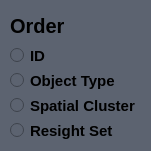
                   <widget class="QFrame" name="frame_33">
                    <property name="geometry">
                     <rect>
                      <x>10</x>
                      <y>550</y>
                      <width>151</width>
                      <height>151</height>
                     </rect>
                    </property>
                    <property name="styleSheet">
                     <string notr="true">background-color: rgb(92, 99, 112);border-radius:10px;</string>
                    </property>
                    <property name="frameShape">
                     <enum>QFrame::Shape::StyledPanel</enum>
                    </property>
                    <property name="frameShadow">
                     <enum>QFrame::Shadow::Raised</enum>
                    </property>
                    <layout class="QVBoxLayout" name="verticalLayout_13">
                     <property name="leftMargin">
                      <number>10</number>
                     </property>
                     <item>
                      <widget class="QLabel" name="label_34">
                       <property name="font">
                        <font>
                         <pointsize>15</pointsize>
                         <bold>true</bold>
                        </font>
                       </property>
                       <property name="text">
                        <string notr="true">Order</string>
                       </property>
                      </widget>
                     </item>
                     <item>
                      <widget class="QRadioButton" name="gallery_btn_order_id">
                       <property name="enabled">
                        <bool>true</bool>
                       </property>
                       <property name="font">
                        <font>
                         <family>Segoe UI</family>
                         <pointsize>11</pointsize>
                         <bold>true</bold>
                        </font>
                       </property>
                       <property name="focusPolicy">
                        <enum>Qt::FocusPolicy::NoFocus</enum>
                       </property>
                       <property name="text">
                        <string notr="true">ID</string>
                       </property>
                       <property name="checkable">
                        <bool>true</bool>
                       </property>
                       <property name="checked">
                        <bool>false</bool>
                       </property>
                       <property name="autoExclusive">
                        <bool>false</bool>
                       </property>
                       <attribute name="buttonGroup">
                        <string notr="true">buttonGroup_gallery_order</string>
                       </attribute>
                      </widget>
                     </item>
                     <item>
                      <widget class="QRadioButton" name="gallery_btn_order_object_type">
                       <property name="enabled">
                        <bool>true</bool>
                       </property>
                       <property name="font">
                        <font>
                         <family>Segoe UI</family>
                         <pointsize>11</pointsize>
                         <bold>true</bold>
                        </font>
                       </property>
                       <property name="focusPolicy">
                        <enum>Qt::FocusPolicy::NoFocus</enum>
                       </property>
                       <property name="text">
                        <string notr="true">Object Type</string>
                       </property>
                       <property name="checkable">
                        <bool>true</bool>
                       </property>
                       <property name="checked">
                        <bool>false</bool>
                       </property>
                       <property name="autoExclusive">
                        <bool>false</bool>
                       </property>
                       <attribute name="buttonGroup">
                        <string notr="true">buttonGroup_gallery_order</string>
                       </attribute>
                      </widget>
                     </item>
                     <item>
                      <widget class="QRadioButton" name="gallery_btn_order_area">
                       <property name="enabled">
                        <bool>true</bool>
                       </property>
                       <property name="font">
                        <font>
                         <family>Segoe UI</family>
                         <pointsize>11</pointsize>
                         <bold>true</bold>
                        </font>
                       </property>
                       <property name="focusPolicy">
                        <enum>Qt::FocusPolicy::NoFocus</enum>
                       </property>
                       <property name="text">
                        <string notr="true">Spatial Cluster</string>
                       </property>
                       <property name="checkable">
                        <bool>true</bool>
                       </property>
                       <property name="checked">
                        <bool>false</bool>
                       </property>
                       <property name="autoExclusive">
                        <bool>false</bool>
                       </property>
                       <attribute name="buttonGroup">
                        <string notr="true">buttonGroup_gallery_order</string>
                       </attribute>
                      </widget>
                     </item>
                     <item>
                      <widget class="QRadioButton" name="gallery_btn_order_resight">
                       <property name="enabled">
                        <bool>true</bool>
                       </property>
                       <property name="font">
                        <font>
                         <family>Segoe UI</family>
                         <pointsize>11</pointsize>
                         <bold>true</bold>
                        </font>
                       </property>
                       <property name="focusPolicy">
                        <enum>Qt::FocusPolicy::NoFocus</enum>
                       </property>
                       <property name="text">
                        <string notr="true">Resight Set</string>
                       </property>
                       <property name="checkable">
                        <bool>true</bool>
                       </property>
                       <property name="checked">
                        <bool>false</bool>
                       </property>
                       <property name="autoExclusive">
                        <bool>false</bool>
                       </property>
                       <attribute name="buttonGroup">
                        <string notr="true">buttonGroup_gallery_order</string>
                       </attribute>
                      </widget>
                     </item>
                    </layout>
                   </widget>
